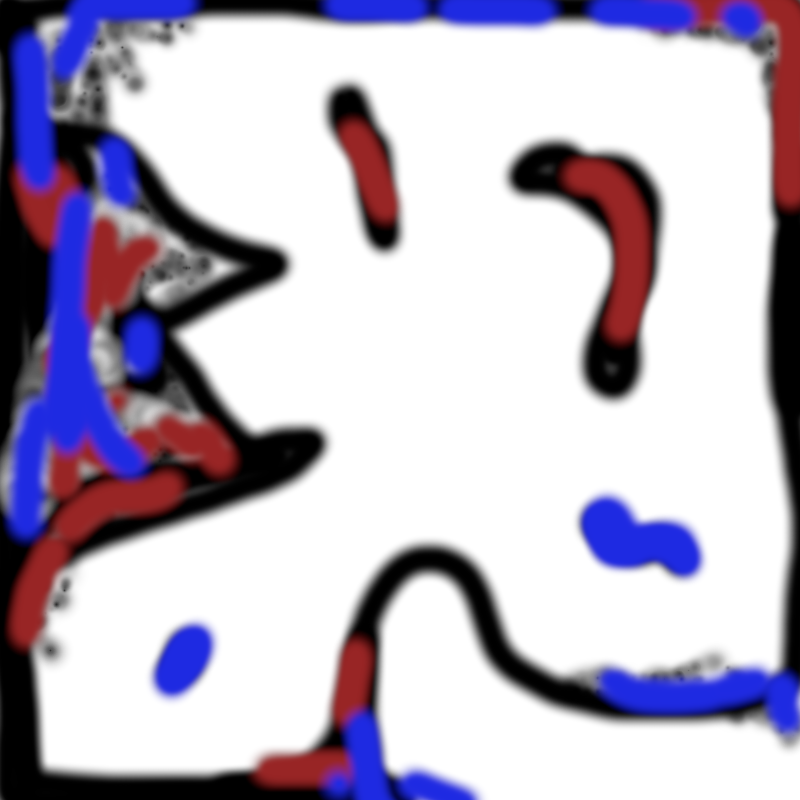
#> input picture map.png, 800 x 800 px
$ python geometry.py
#> lines starting #> are read from the running program, lines starting #| are printed output that depends on the picture; after the words box and inside, x2 and y2 are one past the last pixel; in counts of white or black regions, pixels touching at a corner belong together
import cv2
import numpy as np


def image_info(img: np.ndarray):
    print(
        f'dtype: {img.dtype}, shape: {img.shape}, min: {img.min()}, max: {img.max()}')


def normalize(img: np.ndarray):
    range_values = img.max() - img.min()
    if range_values == 0:
        return img.astype(np.float32)
    else:
        return (img.astype(np.float32) - img.min()) / range_values


# [249 lines left out: functions intersect_segments, intersect_contours, extract_static_edges, extract_dynamic_edges, draw_contour_orientations, main, not called in this run]


mouse_x, mouse_y = 0, 0


# [4 lines left out: function on_click, not called in this run]


def floodfill_background():
    img = cv2.imread('map.png')
#> img is the input picture: shape (800, 800, 3); mean B, G, R 195.1, 177.3, 184.8
    img = cv2.cvtColor(img, cv2.COLOR_BGR2GRAY)
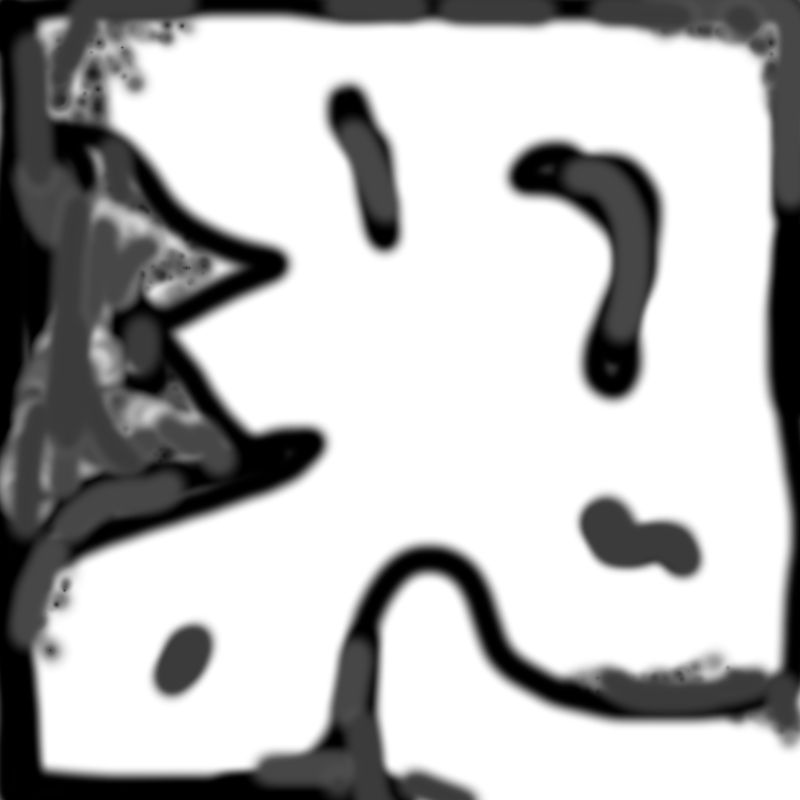
#> img: shape (800, 800); min 0, max 255, mean 181.6

    cv2.namedWindow('main', cv2.WINDOW_NORMAL)
    cv2.resizeWindow('main', img.shape[1], img.shape[0])
    cv2.setMouseCallback('main', on_click)
    cv2.imshow('main', normalize(img))
#> in normalize, `range_values = img.max() - img.min()`: range_values = 255
    cv2.waitKey(0)

    # Not sure this would actually work well...
    global mouse_x, mouse_y
    seed_point = (mouse_x, mouse_y)
    _, img, mask, _ = cv2.floodFill(img, mask=np.array([], dtype=np.uint8), seedPoint=seed_point, newVal=0, loDiff=2,
                                    upDiff=2, flags=cv2.FLOODFILL_MASK_ONLY)
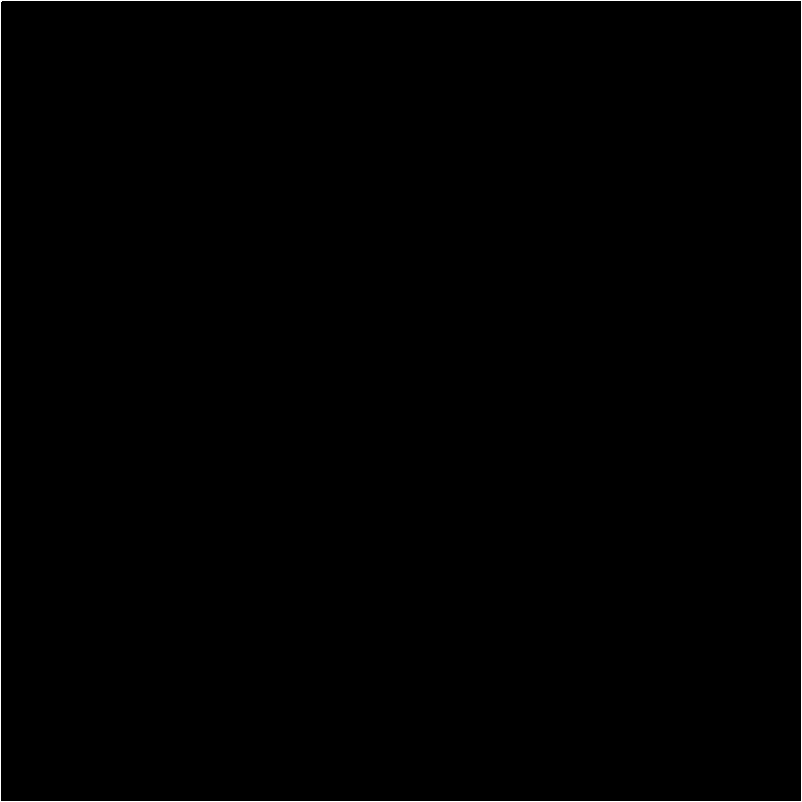
#> mask: shape (802, 802); values 0 (black) and 1 (white), 0.5% white in thin lines or dots
    # TOOD: actually use the mask here
    #_, img = cv2.threshold(img, thresh=1, maxval=1, type=cv2.THRESH_BINARY)
    image_info(mask)
#| dtype: uint8, shape: (802, 802), min: 0, max: 1
    cv2.imshow('main', np.where(mask[1:-1, 1:-1], img, 0))
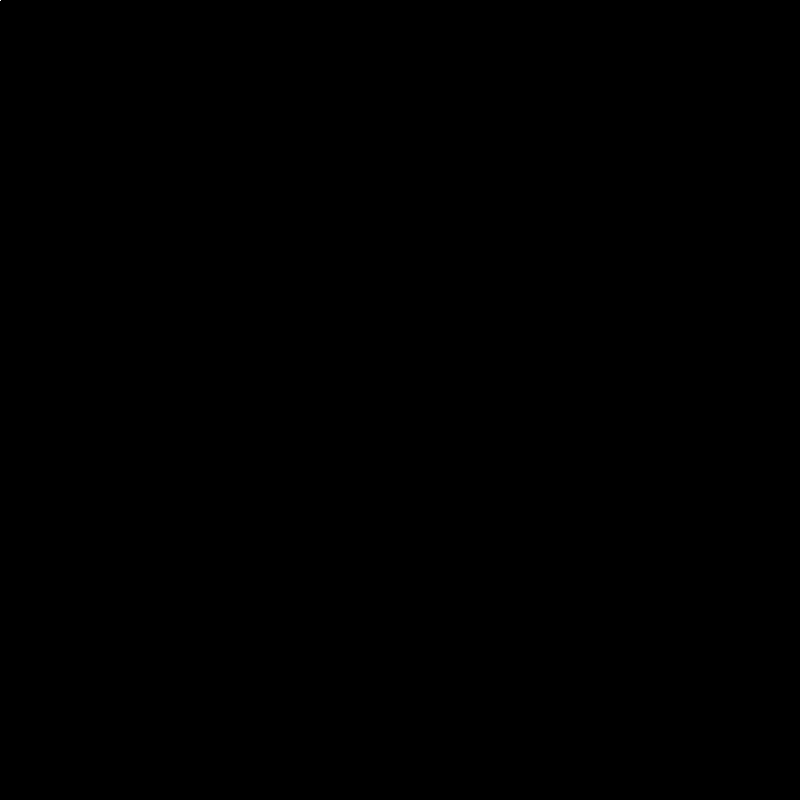
#> window 'main': shape (800, 800); values 0 (black) and 38 (white), 0% white in thin lines or dots, all inside (x1, y1, x2, y2) = (0, 0, 1, 1)
    cv2.waitKey(0)
    cv2.destroyAllWindows()


if __name__ == '__main__':
    #main()
    floodfill_background()

$ run again, with test.jpg saved as map.png
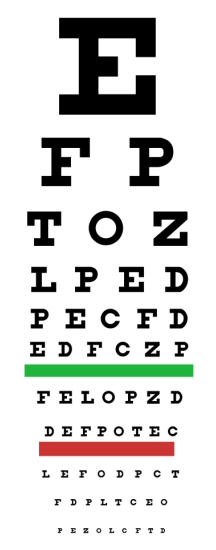
#> input picture test.jpg, 216 x 550 px
#> in floodfill_background, img is the input picture: shape (550, 216, 3); mean B, G, R 214.4, 216.5, 216.3
#> img: shape (550, 216)
#> range_values = 255
#> in floodfill_background, `_, img, mask, _ = cv2.floodFill(img, mask=np.array([], dtype=np.uint8)..`:
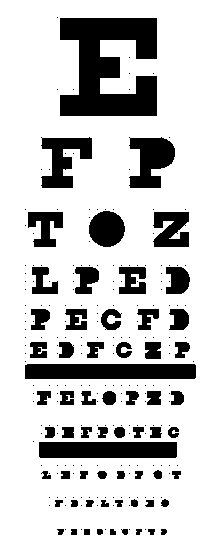
#> mask: shape (552, 218); values 0 (black) and 1 (white), 79.2% white; 257 black regions (194 under 20 px), largest, box (x1, y1, x2, y2) and area: (60, 18, 157, 116) 6580, (25, 364, 196, 379) 2561, (39, 442, 177, 458) 2206
#| dtype: uint8, shape: (552, 218), min: 0, max: 1
#> in floodfill_background, `cv2.imshow('main', np.where(mask[1:-1, 1:-1], img, 0))`:
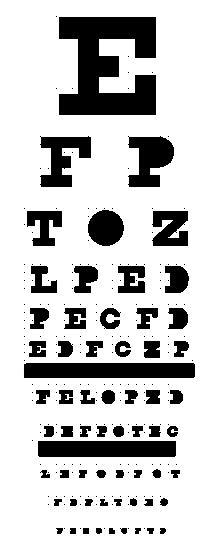
#> window 'main': shape (550, 216); min 0, max 255, mean 201.3
